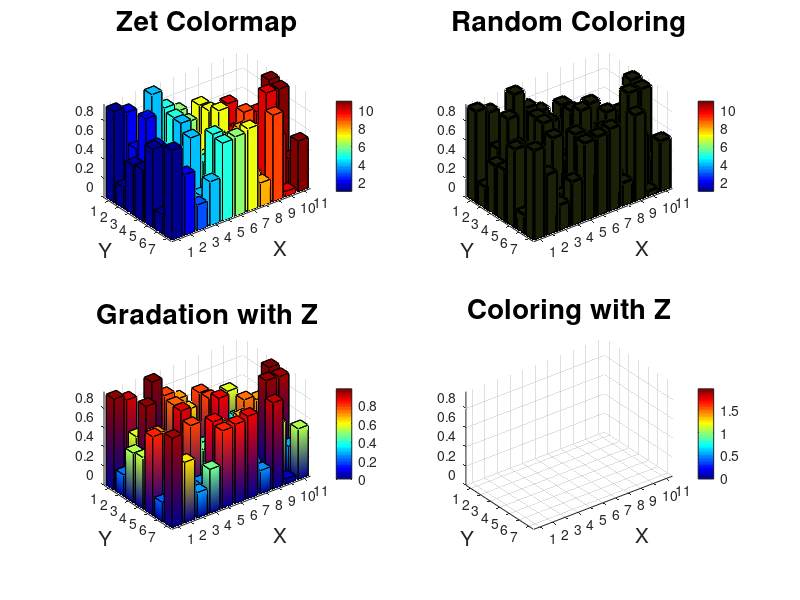

Write MATLAB code to recreate this figure.
[X,Y] = meshgrid(-5:5,-3:3);
Z = rand(size(X));
% Z = X.*Y;

%% coloring with colormap
subplot(2,2,1)
bar3(Z)
colorbar
% colors in colormap map to along with X axis.
colormap jet
title('Zet Colormap', 'fontsize', 20)
xlabel('X','fontsize',15)
ylabel('Y','fontsize',15)

%% coloring random color for each columns

subplot(2,2,2)
h = bar3(Z);
colorbar
for i=1:length(h)
    zdata = get(h(i), 'Zdata');
    set(h(i), 'facecolor', rand(1,3)) % determines i-th column's color in rgb 
% see the face properties
% http://kr.mathworks.com/help/matlab/ref/primitivesurface-properties.html
    set(h(i), 'LineWidth', 2)
end
title('Random Coloring', 'fontsize', 20)
xlabel('X','fontsize',15)
ylabel('Y','fontsize',15)

%% gradation along with height
subplot(2,2,3)
h = bar3(Z);
colorbar
for i=1:length(h)
    zdata = get(h(i), 'Zdata');
    set(h(i), 'Cdata', zdata);
    set(h(i), 'facecolor', 'interp')
end
title('Gradation with Z', 'fontsize', 20)
xlabel('X','fontsize',15)
ylabel('Y','fontsize',15)

%% coloring each bars according to it's height
% http://kr.mathworks.com/matlabcentral/newsreader/view_thread/139644
subplot(2,2,4)
h = bar3(Z);
colorbar
for i=1:length(h)
    zdata = get(h(i), 'Zdata');
    set(h(i), 'Cdata', repmat(max(zdata,[],2),1,4));
end
title('Coloring with Z', 'fontsize', 20)
xlabel('X','fontsize',15)
ylabel('Y','fontsize',15)

